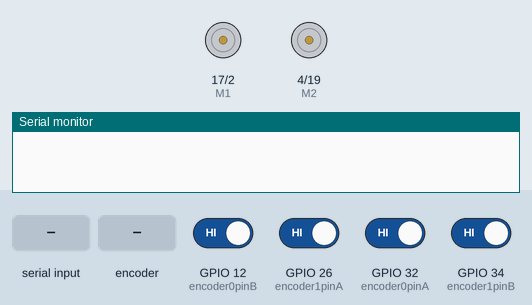
A sketch run on a simulated ESP32. Shown: direction and speed pins drawn as motors (green arrow = direction pin HIGH = forward, orange = LOW = backward, longer = more drive), the last lines printed to the serial monitor. Inputs (shaded band) come from the test bench; at power-on: GPIO 12 (encoder0pinB), GPIO 26 (encoder1pinA), GPIO 32 (encoder0pinA), GPIO 34 (encoder1pinB) HIGH.

Above: at 1.2 s.
1.3 s: "90,45\n" received over Serial
At 2.1 s:
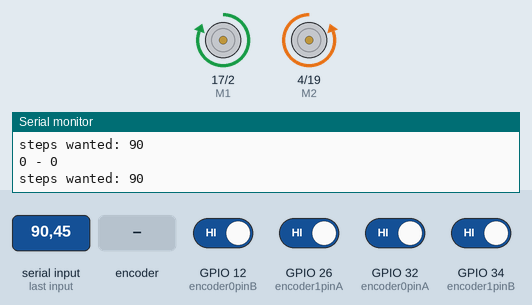
2.8 s: rotary encoder on GPIO 26 (encoder1pinA) / GPIO 12 (encoder0pinB) turned 1 step (first pin leading)
Timing chart, 0 to 5.8 s (numbered marks = the images above; inputs shaded):
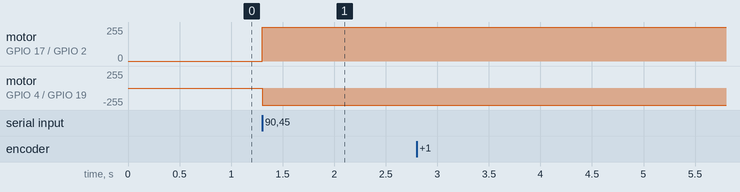

The sketch:

sketch_jan27e.ino
```cpp
////const int right =32; // Connect to the digital output (DO) of the sensor 25
////const int left = 26; // Connect to the digital output (DO) of the sensor  26
////
////void setup() {
////  pinMode(right, INPUT);
////  pinMode(left, INPUT);
////
////  Serial.begin(9600);
////}
////
////void loop() {
////  int leftValue = digitalRead(left); // Read the digital value (interruption rate)
////  int rightValue = digitalRead(left); // Read the digital value (interruption rate)
////
////  // Print the values to the Serial Monitor
////  Serial.print("Digital Value: ");
////  Serial.print(digitalValue);
////
////}
//
////
////const byte encoder0pin = 32; // 25  or 2
////const byte encoder1pin = 26; // 26 or 3
////
////int stepsWheel1 =0;
////int stepsWheel2 =0;
////
////
////int lastStateA1 = 0;
////int lastStateB1 = 0;
////int lastStateA2 = 0;
////int lastStateB2 = 0;
////
////void setup() {
////  Serial.begin(9600);
////  pinMode(encoder0pin,INPUT);
////  pinMode(encoder1pin,INPUT);
////}
////
////void loop() {
////  int a1 = digitalRead(encoder0pin);
////  int a2 = digitalRead(encoder1pin);
////
////
////  // if a1 or b1 changes from 0 to 1, that means the encoder is count it as a step
////  // if it changes states
////  if (a1 != lastStateA1) {
////    if (a1 == 1 ) {
////      stepsWheel1++;
////    }
////    if (a1 == 0) {
////      stepsWheel1--;
////    }
////  }
////  if (a2 != lastStateA2 ) {
////    if (a2 == 1 ) {
////      stepsWheel2++;
////    }
////    if (a2 == 0 ) {
////      stepsWheel2--;
////    }
////  }
////  lastStateA1 = a1;
////  lastStateA2 = a2;
////  Serial.print(stepsWheel1);
////  Serial.print(" - ");
////  Serial.print(stepsWheel2);
////  Serial.println();
////  delay(100);
////
////}
//
//
//int E1 = 2;
//int M1 = 17;
//int E2 = 19;
//int M2 = 4;
//
//const byte encoder0pinA = 32; // 25 or 33
//const byte encoder0pinB = 12; // 26 or 32
//const byte encoder1pinA = 26;
//const byte encoder1pinB = 34; // 26 or 32
//
//int stepsWheel1 =0;
//int stepsWheel2 =0;
//
//int steps;
//
//bool stepsInit = false;
//
//int lastStateA1 = 0;
//int lastStateB1 = 0;
//int lastStateA2 = 0;
//int lastStateB2 = 0;
//
//void setup() {
//  Serial.begin(9600);
//  pinMode(encoder0pinA,INPUT);
//  pinMode(encoder0pinB,INPUT);
//  pinMode(encoder1pinA,INPUT);
//  pinMode(encoder1pinB,INPUT);
//
//  pinMode(M1, OUTPUT);
//  pinMode(M2, OUTPUT);
//  analogWrite(E2, 0); // Set speed
//  digitalWrite(M2, HIGH); // Move forward
//}
//
//void loop() {
//  if (Serial.available() > 0 && !stepsInit) {
//    steps = Serial.parseInt();
//    stepsInit = true;
//  }
//
//  if (stepsInit) {
//    Serial.print("steps wanted: ");
//    Serial.println(steps);
//
//    if (abs(stepsWheel1) >= steps && abs(stepsWheel2) >= steps) {
//      stopMotors();
//      stepsInit = false; // Reset the flag after stopping motors
//      stepsWheel1 = 0;
//      stepsWheel2 = 0;
//    } else {
//      moveMotors();
//    }
//    get_steps();
//  }
//}
//
//void get_steps() {
//  int a1 = digitalRead(encoder0pinA);
//  int b1 = digitalRead(encoder0pinB);
//  int a2 = digitalRead(encoder1pinA);
//  int b2 = digitalRead(encoder1pinB);
//
//  // if a1 or b1 changes from 0 to 1, that means the encoder is count it as a step
//  // if it changes states
//  if (a1 != lastStateA1 || b1 != lastStateB1) {
//    if (a1 == 1 && b1 == 0) {
//      stepsWheel1++;
//    }
//    if (a1 == 0 && b1 == 1) {
//      stepsWheel1--;
//    }
//  }
//  if (a2 != lastStateA2 || b2 != lastStateB2) {
//    if (a2 == 1 && b2 == 0) {
//      stepsWheel2++;
//    }
//    if (a2 == 0 && b2 == 1) {
//      stepsWheel2--;
//    }
//  }
//  lastStateA1 = a1;
//  lastStateB1 = b1;
//  lastStateA2 = a2;
//  lastStateB2 = b2;
//  Serial.print(stepsWheel1);
//  Serial.print(" - ");
//  Serial.print(stepsWheel2);
//  Serial.println();
//}
//
//
//void stopMotors(){
//    analogWrite(E1, 0); // Gradually increase speed
//    analogWrite(E2, 0);
//    digitalWrite(M1, LOW); // Move forward
//    digitalWrite(M2, HIGH);
//}
//void moveMotors(){
//    analogWrite(E1, 255); // Gradually increase speed
//    analogWrite(E2, 255);
//    digitalWrite(M1, HIGH); // Move forward
//    digitalWrite(M2, LOW);
//
//}

int E1 = 2;
int M1 = 17;
int E2 = 19;
int M2 = 4;

const byte encoder0pinA = 32; // 25 or 33
const byte encoder0pinB = 12; // 26 or 32
const byte encoder1pinA = 26;
const byte encoder1pinB = 34; // 26 or 32

int stepsWheel1 =0;
int stepsWheel2 =0;

int steps;

bool stepsInit = false;

int lastStateA1 = 0;
int lastStateB1 = 0;
int lastStateA2 = 0;
int lastStateB2 = 0;

void setup() {
  Serial.begin(9600);
  pinMode(encoder0pinA,INPUT);
  pinMode(encoder0pinB,INPUT);
  pinMode(encoder1pinA,INPUT);
  pinMode(encoder1pinB,INPUT);

  pinMode(M1, OUTPUT);
  pinMode(M2, OUTPUT);
  analogWrite(E2, 0); // Set speed
  digitalWrite(M2, HIGH); // Move forward
}


void loop() {
  if (Serial.available() > 0 && !stepsInit) {
    steps = Serial.parseInt();
    stepsInit = true;
  }

  if (stepsInit) {
    Serial.print("steps wanted: ");
    Serial.println(steps);

    if (abs(stepsWheel1) >= steps && abs(stepsWheel2) >= steps) {
      stopMotors();
      stepsInit = false; // Reset the flag after stopping motors
      stepsWheel1 = 0;
      stepsWheel2 = 0;
    } else {
      moveMotors();
    }
    get_steps();
  }
}

void get_steps() {
  int a1 = digitalRead(encoder0pinA);
  int b1 = digitalRead(encoder0pinB);
  int a2 = digitalRead(encoder1pinA);
  int b2 = digitalRead(encoder1pinB);

  // if a1 or b1 changes from 0 to 1, that means the encoder is count it as a step
  // if it changes states
  if (a1 != lastStateA1 || b1 != lastStateB1) {
    if (a1 == 1 && b1 == 0) {
      stepsWheel1--;
    }
    if (a1 == 0 && b1 == 1) {
      stepsWheel1--;
    }
  }
  if (a2 != lastStateA2 || b2 != lastStateB2) {
    if (a2 == 1 && b2 == 0) {
      stepsWheel2--;
    }
    if (a2 == 0 && b2 == 1) {
      stepsWheel2--;
    }
  }
  lastStateA1 = a1;
  lastStateB1 = b1;
  lastStateA2 = a2;
  lastStateB2 = b2;
  Serial.print(stepsWheel1);
  Serial.print(" - ");
  Serial.print(stepsWheel2);
  Serial.println();


}


void stopMotors(){
    analogWrite(E1, 0); // Gradually increase speed
    analogWrite(E2, 0);
    digitalWrite(M1, LOW); // Move forward
    digitalWrite(M2, HIGH);
}
void moveMotors(){
    analogWrite(E1, 255); // Gradually increase speed
    analogWrite(E2, 255);
    digitalWrite(M1, HIGH); // Move forward
    digitalWrite(M2, LOW);

}
```

Measured:
- after the input at 1.3 s, motor on GPIO 17 (M1) / GPIO 2 (E1): stopped → forward 255/255 at once; motor on GPIO 4 (M2) / GPIO 19 (E2): stopped → backward 255/255 at once
